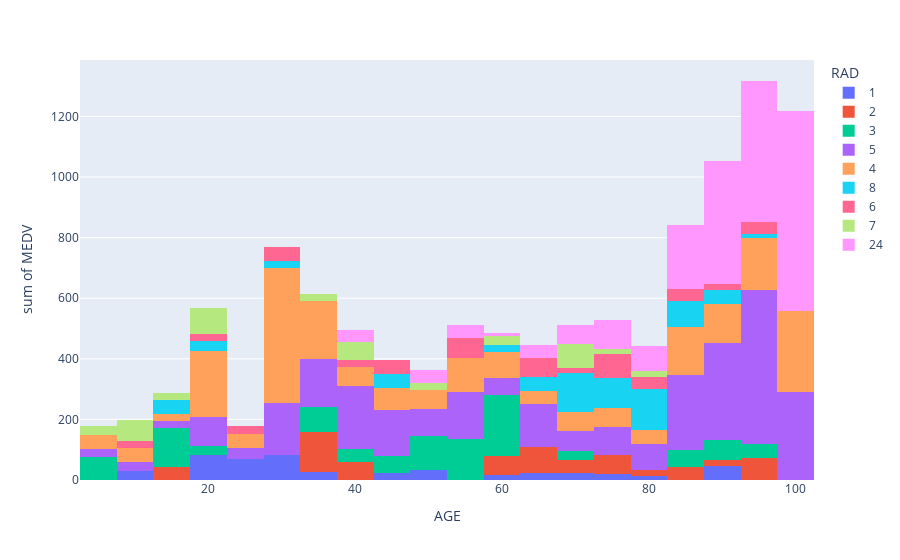

The cell this chart's notebook holds for it:
### Code cell
import matplotlib.pyplot as plt 
# plotando alguns gráficos para melhorar o entendimento dos dados
# Histogramas



fig = px.histogram(house,x='AGE', y='MEDV', color= 'RAD')
fig

### Figure 1 — Plotly figure (JSON) as saved in the notebook; plotly's stock layout.template omitted (floating-point values rounded to 4 significant figures; data arrays with more than 128 entries replaced by an {"elided": "..."} marker saying what was removed)
{"data": [{"alignmentgroup": "True", "bingroup": "x", "histfunc": "sum", "hovertemplate": "RAD=1<br>AGE=%{x}<br>sum of MEDV=%{y}<extra></extra>", "legendgroup": "1", "marker": {"color": "#636efa", "pattern": {"shape": ""}}, "name": "1", "offsetgroup": "1", "orientation": "v", "showlegend": true, "type": "histogram", "x": [65.2, 9.9, 18.8, 32, 19.1, 24.8, 20.8, 31.9, 31.5, 28.4, 23.3, 49.3, 59.7, 34.5, 44.4, 69.1, 76.7, 91, 89.3, 80.8], "xaxis": "x", "y": [24, 31.1, 29.1, 21.9, 20.9, 50, 32.2, 22, 20.1, 17.1, 19.4, 32.7, 16.5, 26.6, 22.9, 22.4, 20.6, 23.9, 22, 11.9], "yaxis": "y"}, {"alignmentgroup": "True", "bingroup": "x", "histfunc": "sum", "hovertemplate": "RAD=2<br>AGE=%{x}<br>sum of MEDV=%{y}<extra></extra>", "legendgroup": "2", "marker": {"color": "#EF553B", "pattern": {"shape": ""}}, "name": "2", "offsetgroup": "2", "orientation": "v", "showlegend": true, "type": "histogram", "x": [78.9, 61.1, 35.7, 86.3, 63.1, 66.1, 73.9, 57.8, 69.6, 76, 36.9, 62.5, 69.7, 84.1, 92.9, 97, 95.8, 88.4, 95.6, 34.1, 36.6, 38.3, 38.4, 15.7], "xaxis": "x", "y": [21.6, 34.7, 24.7, 23.6, 28.7, 22.6, 22, 28.4, 21.4, 38.7, 43.8, 33.2, 22, 20.3, 20.5, 17.3, 18.8, 21.4, 15.7, 33.3, 30.3, 34.6, 24.1, 42.3], "yaxis": "y"}, {"alignmentgroup": "True", "bingroup": "x", "histfunc": "sum", "hovertemplate": "RAD=3<br>AGE=%{x}<br>sum of MEDV=%{y}<extra></extra>", "legendgroup": "3", "marker": {"color": "#00cc96", "pattern": {"shape": ""}}, "name": "3", "offsetgroup": "3", "orientation": "v", "showlegend": true, "type": "histogram", "x": [45.8, 54.2, 58.7, 21.8, 15.8, 2.9, 6.6, 6.5, 40, 33.8, 33.3, 85.5, 95.3, 62, 47.6, 59.5, 48, 56.1, 45.1, 56.8, 58.4, 83.3, 62.2, 92.2, 95.6, 89.8, 68.8, 53.6, 15.3, 13.9, 34.2, 61.5, 42.1, 16.3, 58.7, 51.8, 48.5, 52.3], "xaxis": "x", "y": [33.4, 36.2, 28.7, 30.8, 34.9, 26.6, 25.3, 24.7, 21.2, 19.3, 20, 16.6, 14.4, 19.4, 18.9, 33, 23.9, 26.6, 22.5, 22.2, 37.2, 39.8, 36.2, 37.9, 32.5, 26.4, 29.6, 50, 34.9, 32.9, 44, 20.7, 21.1, 25.2, 24.4, 35.2, 17.5, 17.2], "yaxis": "y"}, {"alignmentgroup": "True", "bingroup": "x", "histfunc": "sum", "hovertemplate": "RAD=5<br>AGE=%{x}<br>sum of MEDV=%{y}<extra></extra>", "legendgroup": "5", "marker": {"color": "#ab63fa", "pattern": {"shape": ""}}, "name": "5", "offsetgroup": "5", "orientation": "v", "showlegend": true, "type": "histogram", "x": [66.6, 96.1, 100, 85.9, 94.3, 82.9, 39, 68.2, 61.4, 41.5, 30.2, 21.9, 40.5, 6, 45, 74.5, 45.8, 53.7, 36.6, 79.9, 71.3, 85.4, 87.4, 90, 96.7, 91.9, 85.2, 97.1, 91.2, 54.4, 100, 100, 97.8, 100, 100, 95.7, 93.8, 94.9, 97.3, 100, 88, 98.5, 96, 82.6, 94, 97.4, 100, 100, 92.6, 90.8, 98.2, 93.9, 91.8, 93, 96.2, 79.2, 96.1, 95.2, 94.6, 97.3, 88.5, 84.1, 68.7, 33.1, 47.2, 73.4, 74.4, 41.1, 29.1, 38.9, 21.5, 30.8, 26.3, 56, 85.1, 93.8, 92.4, 86.9, 100, 100, 81.8, 89.4, 91.5, 94.5, 91.6, 62.8, 84.6, 67, 52.6, 32.2, 64.5, 37.2, 49.7, 20.1, 10, 47.4, 52.3, 54.3, 49.9, 74.3, 40.1, 14.7, 28.9, 43.7, 38.1, 38.5, 34.5, 46.3, 59.6, 37.3, 45.4, 58.5, 56.4, 28.1, 36.1], "xaxis": "x", "y": [22.9, 27.1, 16.5, 18.9, 15, 18.9, 21.7, 18.9, 20, 21, 24.7, 35.4, 31.6, 24.1, 21.4, 20, 20.8, 21.2, 20.3, 27.5, 26.5, 18.6, 19.3, 20.1, 19.5, 19.5, 20.4, 19.8, 19.4, 21.7, 13.4, 15.6, 11.8, 13.8, 15.6, 14.6, 17.8, 15.4, 21.5, 19.6, 15.3, 19.4, 17, 15.6, 13.1, 41.3, 24.3, 23.3, 27, 50, 50, 50, 22.7, 25, 50, 23.8, 23.8, 22.3, 17.4, 19.1, 23.1, 23.6, 22.6, 29.4, 23.2, 24.6, 29.9, 32, 29.8, 34.9, 37, 30.5, 36.4, 23.3, 28.7, 21.5, 23, 50, 36, 30.1, 33.8, 43.1, 48.8, 31, 36.5, 22.8, 30.7, 50, 43.5, 35.1, 45.4, 35.4, 46, 22.5, 29, 24.8, 23.8, 23.1, 20.4, 18.5, 25, 24.6, 23, 22.2, 22.2, 20.7, 21.1, 19.5, 18.5, 20.6, 19, 18.7, 23.9, 31.2, 30.1], "yaxis": "y"}, {"alignmentgroup": "True", "bingroup": "x", "histfunc": "sum", "hovertemplate": "RAD=4<br>AGE=%{x}<br>sum of MEDV=%{y}<extra></extra>", "legendgroup": "4", "marker": {"color": "#FFA15A", "pattern": {"shape": ""}}, "name": "4", "offsetgroup": "4", "orientation": "v", "showlegend": true, "type": "histogram", "x": [61.8, 84.5, 56.5, 29.3, 81.7, 36.6, 69.5, 98.1, 89.2, 91.7, 100, 94.1, 85.7, 90.3, 88.8, 94.4, 87.3, 94.1, 100, 82, 95, 96.9, 45.7, 63, 21.1, 21.4, 17.8, 31.1, 21.4, 36.8, 33, 6.6, 17.5, 7.8, 6.2, 33.5, 70.4, 32.2, 46.7, 53.6, 28.9, 77.3, 96, 98.8, 94.7, 98.9, 97.7, 97.9, 95.4, 98.4, 98.2, 93.5, 98.4, 98.2, 97.9, 93.6, 100, 32, 33.2, 31.9, 22.3, 52.5, 72.7, 59.1, 100, 92.1, 88.6, 53.8, 32.3, 9.8, 42.4, 32.9, 42.8, 49, 27.6, 32.1, 27.9, 27.7, 23.4, 18.4, 42.3, 31.1, 51, 58, 82.5, 76.7, 37.8, 52.8, 90.4, 82.8, 87.3, 77.7, 83.2, 71.7, 67.2, 58.8, 25.8, 17.2, 32.2, 27.7, 29.7, 35.9, 18.5, 21.9, 19.5, 92.7, 98.3, 98, 98.8, 83.5], "xaxis": "x", "y": [20.4, 18.2, 19.9, 23.1, 17.5, 20.2, 18.2, 13.6, 19.6, 15.2, 14.5, 15.6, 13.9, 16.6, 14.8, 18.4, 21, 12.7, 14.5, 13.2, 13.1, 13.5, 19.7, 20.5, 25, 23.4, 23.5, 19.4, 22, 17.4, 20.9, 24.2, 21.7, 22.8, 23.4, 28, 23.9, 24.8, 22.9, 22.9, 25, 20.6, 16.2, 18, 14.3, 19.2, 19.6, 23, 18.4, 15.6, 18.1, 17.4, 17.1, 13.3, 17.8, 14, 14.4, 50, 48.5, 50, 22.6, 24.4, 22.5, 24.4, 20, 21.7, 19.3, 22.4, 28.1, 23.7, 25, 32.4, 32, 33.2, 33.1, 29.1, 28.5, 37.3, 27.9, 23.9, 21.7, 28.6, 27.1, 20.3, 22.8, 20.3, 16.1, 22.1, 19.4, 21.6, 23.8, 16.2, 17.8, 19.8, 23.1, 21, 19.3, 22.6, 19.8, 23.1, 24.5, 24.1, 18.6, 18.2, 20.6, 15.2, 7, 8.1, 13.6, 20.1], "yaxis": "y"}, {"alignmentgroup": "True", "bingroup": "x", "histfunc": "sum", "hovertemplate": "RAD=8<br>AGE=%{x}<br>sum of MEDV=%{y}<extra></extra>", "legendgroup": "8", "marker": {"color": "#19d3f3", "pattern": {"shape": ""}}, "name": "8", "offsetgroup": "8", "orientation": "v", "showlegend": true, "type": "histogram", "x": [29.2, 47.2, 66.2, 93.4, 67.8, 43.4, 88.5, 91.3, 77.7, 80.8, 78.3, 83, 86.5, 79.9, 17, 21.4, 68.1, 76.9, 73.3, 70.4, 66.5, 61.5, 76.5, 71.6], "xaxis": "x", "y": [23.3, 19.6, 18.7, 16, 22.2, 25, 26.7, 21.7, 27.5, 30.1, 44.8, 50, 37.6, 31.6, 46.7, 31.5, 24.3, 31.7, 41.7, 48.3, 29, 24, 25.1, 31.5], "yaxis": "y"}, {"alignmentgroup": "True", "bingroup": "x", "histfunc": "sum", "hovertemplate": "RAD=6<br>AGE=%{x}<br>sum of MEDV=%{y}<extra></extra>", "legendgroup": "6", "marker": {"color": "#FF6692", "pattern": {"shape": ""}}, "name": "6", "offsetgroup": "6", "orientation": "v", "showlegend": true, "type": "histogram", "x": [81.6, 92.9, 95.4, 84.2, 88.2, 72.5, 82.6, 73.1, 65.2, 18.5, 42.2, 54.3, 65.1, 52.9, 7.8, 31.3, 45.6, 22.9, 54, 42.6, 28.8, 72.9, 70.6, 65.3, 73.5, 79.7], "xaxis": "x", "y": [22.8, 18.8, 18.7, 18.5, 18.3, 21.2, 19.2, 20.4, 19.3, 23.7, 23.3, 22, 20.1, 22.2, 23.7, 23.2, 22.3, 24.8, 21.8, 24.5, 23.1, 19.7, 18.3, 21.2, 17.5, 16.8], "yaxis": "y"}, {"alignmentgroup": "True", "bingroup": "x", "histfunc": "sum", "hovertemplate": "RAD=7<br>AGE=%{x}<br>sum of MEDV=%{y}<extra></extra>", "legendgroup": "7", "marker": {"color": "#B6E880", "pattern": {"shape": ""}}, "name": "7", "offsetgroup": "7", "orientation": "v", "showlegend": true, "type": "histogram", "x": [76.5, 70.2, 34.9, 79.2, 49.1, 17.5, 13, 8.9, 6.8, 8.4, 40.4, 18.4, 17.7, 41.1, 58.1, 71.9, 70.3], "xaxis": "x", "y": [17.6, 18.5, 24.3, 20.5, 24.5, 26.2, 24.4, 24.8, 29.6, 42.8, 22, 26.4, 33.1, 36.1, 28.4, 33.4, 28.2], "yaxis": "y"}, {"alignmentgroup": "True", "bingroup": "x", "histfunc": "sum", "hovertemplate": "RAD=24<br>AGE=%{x}<br>sum of MEDV=%{y}<extra></extra>", "legendgroup": "24", "marker": {"color": "#FF97FF", "pattern": {"shape": ""}}, "name": "24", "offsetgroup": "24", "orientation": "v", "showlegend": true, "type": "histogram", "x": {"elided": "132 float values"}, "xaxis": "x", "y": {"elided": "132 float values"}, "yaxis": "y"}], "layout": {"barmode": "relative", "legend": {"title": {"text": "RAD"}, "tracegroupgap": 0}, "margin": {"t": 60}, "xaxis": {"anchor": "y", "domain": [0, 1], "title": {"text": "AGE"}}, "yaxis": {"anchor": "x", "domain": [0, 1], "title": {"text": "sum of MEDV"}}}}
